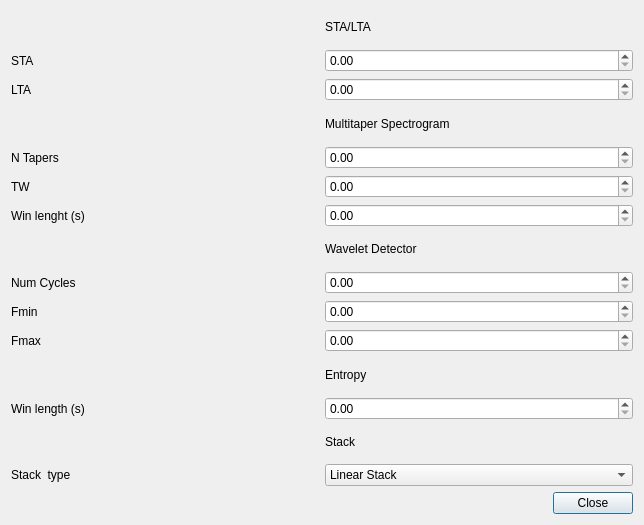
<?xml version="1.0" encoding="UTF-8"?>
<ui version="4.0">
 <class>Dialog</class>
 <widget class="QDialog" name="Dialog">
  <property name="geometry">
   <rect>
    <x>0</x>
    <y>0</y>
    <width>644</width>
    <height>525</height>
   </rect>
  </property>
  <property name="windowTitle">
   <string>Dialog</string>
  </property>
  <layout class="QVBoxLayout" name="verticalLayout">
   <item>
    <layout class="QGridLayout" name="gridLayout_2">
     <item row="11" column="1">
      <widget class="QLabel" name="label_12">
       <property name="text">
        <string>Entropy</string>
       </property>
      </widget>
     </item>
     <item row="8" column="1">
      <widget class="QDoubleSpinBox" name="ncyclesDB"/>
     </item>
     <item row="5" column="0">
      <widget class="QLabel" name="label_3">
       <property name="text">
        <string>TW</string>
       </property>
      </widget>
     </item>
     <item row="9" column="1">
      <widget class="QDoubleSpinBox" name="fminDB"/>
     </item>
     <item row="8" column="0">
      <widget class="QLabel" name="label_9">
       <property name="text">
        <string>Num Cycles</string>
       </property>
      </widget>
     </item>
     <item row="10" column="1">
      <widget class="QDoubleSpinBox" name="fmaxDB"/>
     </item>
     <item row="1" column="0">
      <widget class="QLabel" name="label">
       <property name="text">
        <string>STA</string>
       </property>
      </widget>
     </item>
     <item row="9" column="0">
      <widget class="QLabel" name="label_10">
       <property name="text">
        <string>Fmin</string>
       </property>
      </widget>
     </item>
     <item row="2" column="1">
      <widget class="QDoubleSpinBox" name="ltaDB"/>
     </item>
     <item row="2" column="0">
      <widget class="QLabel" name="label_2">
       <property name="text">
        <string>LTA</string>
       </property>
      </widget>
     </item>
     <item row="3" column="1">
      <widget class="QLabel" name="label_6">
       <property name="text">
        <string>Multitaper Spectrogram</string>
       </property>
      </widget>
     </item>
     <item row="4" column="1">
      <widget class="QDoubleSpinBox" name="tapersDB"/>
     </item>
     <item row="12" column="1">
      <widget class="QDoubleSpinBox" name="win_entropyDB"/>
     </item>
     <item row="1" column="1">
      <widget class="QDoubleSpinBox" name="staDB"/>
     </item>
     <item row="0" column="1">
      <widget class="QLabel" name="label_5">
       <property name="text">
        <string>STA/LTA</string>
       </property>
      </widget>
     </item>
     <item row="4" column="0">
      <widget class="QLabel" name="label_8">
       <property name="text">
        <string>N Tapers</string>
       </property>
      </widget>
     </item>
     <item row="6" column="1">
      <widget class="QDoubleSpinBox" name="winDB"/>
     </item>
     <item row="12" column="0">
      <widget class="QLabel" name="label_13">
       <property name="text">
        <string>Win length (s)</string>
       </property>
      </widget>
     </item>
     <item row="7" column="1">
      <widget class="QLabel" name="label_7">
       <property name="text">
        <string>Wavelet Detector</string>
       </property>
      </widget>
     </item>
     <item row="5" column="1">
      <widget class="QDoubleSpinBox" name="twDB"/>
     </item>
     <item row="10" column="0">
      <widget class="QLabel" name="label_11">
       <property name="text">
        <string>Fmax</string>
       </property>
      </widget>
     </item>
     <item row="6" column="0">
      <widget class="QLabel" name="label_4">
       <property name="text">
        <string>Win lenght (s)</string>
       </property>
      </widget>
     </item>
     <item row="13" column="1">
      <widget class="QLabel" name="label_14">
       <property name="text">
        <string>Stack</string>
       </property>
      </widget>
     </item>
     <item row="14" column="0">
      <widget class="QLabel" name="label_15">
       <property name="text">
        <string>Stack  type</string>
       </property>
      </widget>
     </item>
     <item row="14" column="1">
      <widget class="QComboBox" name="typestackCB">
       <item>
        <property name="text">
         <string>Linear Stack</string>
        </property>
       </item>
       <item>
        <property name="text">
         <string>Phase Weigth Stack</string>
        </property>
       </item>
       <item>
        <property name="text">
         <string>root</string>
        </property>
       </item>
      </widget>
     </item>
    </layout>
   </item>
   <item>
    <widget class="QDialogButtonBox" name="buttonBox">
     <property name="orientation">
      <enum>Qt::Horizontal</enum>
     </property>
     <property name="standardButtons">
      <set>QDialogButtonBox::Close</set>
     </property>
    </widget>
   </item>
  </layout>
 </widget>
 <resources/>
 <connections>
  <connection>
   <sender>buttonBox</sender>
   <signal>accepted()</signal>
   <receiver>Dialog</receiver>
   <slot>accept()</slot>
   <hints>
    <hint type="sourcelabel">
     <x>248</x>
     <y>254</y>
    </hint>
    <hint type="destinationlabel">
     <x>157</x>
     <y>274</y>
    </hint>
   </hints>
  </connection>
  <connection>
   <sender>buttonBox</sender>
   <signal>rejected()</signal>
   <receiver>Dialog</receiver>
   <slot>reject()</slot>
   <hints>
    <hint type="sourcelabel">
     <x>316</x>
     <y>260</y>
    </hint>
    <hint type="destinationlabel">
     <x>286</x>
     <y>274</y>
    </hint>
   </hints>
  </connection>
 </connections>
</ui>
